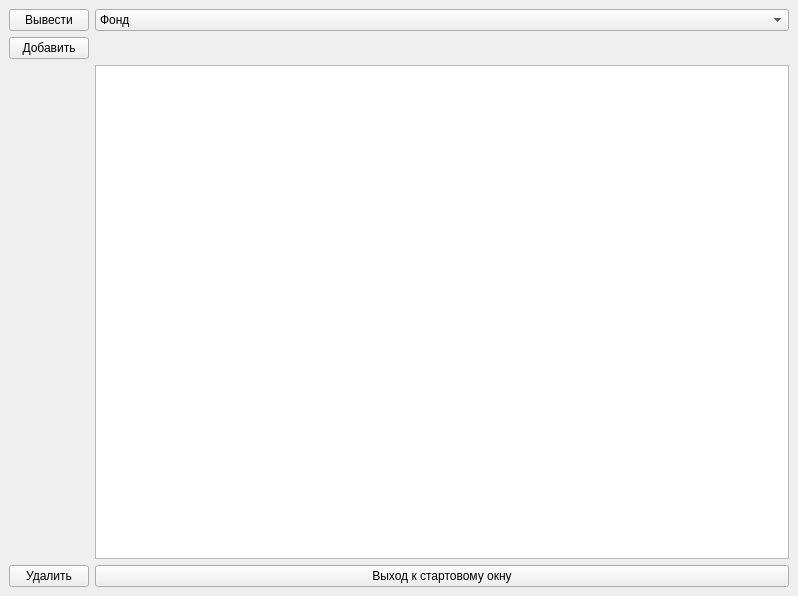
<?xml version="1.0" encoding="UTF-8"?>
<ui version="4.0">
 <class>MainWindow</class>
 <widget class="QMainWindow" name="MainWindow">
  <property name="geometry">
   <rect>
    <x>0</x>
    <y>0</y>
    <width>798</width>
    <height>596</height>
   </rect>
  </property>
  <property name="maximumSize">
   <size>
    <width>798</width>
    <height>596</height>
   </size>
  </property>
  <property name="windowTitle">
   <string>Fund</string>
  </property>
  <widget class="QWidget" name="centralwidget">
   <layout class="QGridLayout" name="gridLayout">
    <item row="3" column="2">
     <widget class="QComboBox" name="comboBox">
      <item>
       <property name="text">
        <string>Фонд</string>
       </property>
      </item>
      <item>
       <property name="text">
        <string>Финансирование</string>
       </property>
      </item>
      <item>
       <property name="text">
        <string>Продажа</string>
       </property>
      </item>
      <item>
       <property name="text">
        <string>Товары</string>
       </property>
      </item>
      <item>
       <property name="text">
        <string>Закупка экспонатов</string>
       </property>
      </item>
      <item>
       <property name="text">
        <string>Экспонаты</string>
       </property>
      </item>
     </widget>
    </item>
    <item row="4" column="2">
     <widget class="QLabel" name="label">
      <property name="text">
       <string/>
      </property>
     </widget>
    </item>
    <item row="6" column="2">
     <widget class="QTableWidget" name="tableWidget"/>
    </item>
    <item row="3" column="0">
     <widget class="QPushButton" name="pushButton">
      <property name="text">
       <string>Вывести</string>
      </property>
     </widget>
    </item>
    <item row="7" column="0">
     <widget class="QPushButton" name="pushButton_3">
      <property name="text">
       <string>Удалить</string>
      </property>
     </widget>
    </item>
    <item row="7" column="2">
     <widget class="QPushButton" name="pushButton_5">
      <property name="text">
       <string>Выход к стартовому окну</string>
      </property>
     </widget>
    </item>
    <item row="4" column="0">
     <widget class="QPushButton" name="pushButton_2">
      <property name="text">
       <string>Добавить</string>
      </property>
     </widget>
    </item>
   </layout>
  </widget>
 </widget>
 <resources/>
 <connections/>
</ui>
